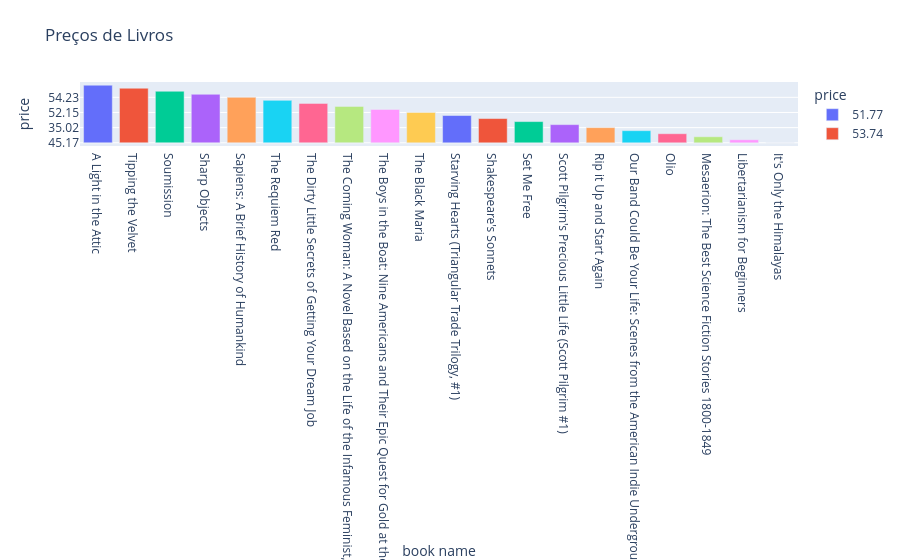

Here is the notebook cell this chart was saved with:
### Markdown cell above
### Resumo dos dados com Gráfico

### Code cell
fig = px.bar(df, x='book name', y='price', color='price', title='Preços de Livros')
fig.show()

### Figure 1 — Plotly figure (JSON) as saved in the notebook; plotly's stock layout.template omitted (floating-point values rounded to 4 significant figures)
{"data": [{"hovertemplate": "price=%{y}<br>book name=%{x}<extra></extra>", "legendgroup": "51.77", "marker": {"color": "#636efa", "pattern": {"shape": ""}}, "name": "51.77", "orientation": "v", "showlegend": true, "textposition": "auto", "type": "bar", "x": ["A Light in the Attic"], "xaxis": "x", "y": ["51.77"], "yaxis": "y"}, {"hovertemplate": "price=%{y}<br>book name=%{x}<extra></extra>", "legendgroup": "53.74", "marker": {"color": "#EF553B", "pattern": {"shape": ""}}, "name": "53.74", "orientation": "v", "showlegend": true, "textposition": "auto", "type": "bar", "x": ["Tipping the Velvet"], "xaxis": "x", "y": ["53.74"], "yaxis": "y"}, {"hovertemplate": "price=%{y}<br>book name=%{x}<extra></extra>", "legendgroup": "50.10", "marker": {"color": "#00cc96", "pattern": {"shape": ""}}, "name": "50.10", "orientation": "v", "showlegend": true, "textposition": "auto", "type": "bar", "x": ["Soumission"], "xaxis": "x", "y": ["50.10"], "yaxis": "y"}, {"hovertemplate": "price=%{y}<br>book name=%{x}<extra></extra>", "legendgroup": "47.82", "marker": {"color": "#ab63fa", "pattern": {"shape": ""}}, "name": "47.82", "orientation": "v", "showlegend": true, "textposition": "auto", "type": "bar", "x": ["Sharp Objects"], "xaxis": "x", "y": ["47.82"], "yaxis": "y"}, {"hovertemplate": "price=%{y}<br>book name=%{x}<extra></extra>", "legendgroup": "54.23", "marker": {"color": "#FFA15A", "pattern": {"shape": ""}}, "name": "54.23", "orientation": "v", "showlegend": true, "textposition": "auto", "type": "bar", "x": ["Sapiens: A Brief History of Humankind"], "xaxis": "x", "y": ["54.23"], "yaxis": "y"}, {"hovertemplate": "price=%{y}<br>book name=%{x}<extra></extra>", "legendgroup": "22.65", "marker": {"color": "#19d3f3", "pattern": {"shape": ""}}, "name": "22.65", "orientation": "v", "showlegend": true, "textposition": "auto", "type": "bar", "x": ["The Requiem Red"], "xaxis": "x", "y": ["22.65"], "yaxis": "y"}, {"hovertemplate": "price=%{y}<br>book name=%{x}<extra></extra>", "legendgroup": "33.34", "marker": {"color": "#FF6692", "pattern": {"shape": ""}}, "name": "33.34", "orientation": "v", "showlegend": true, "textposition": "auto", "type": "bar", "x": ["The Dirty Little Secrets of Getting Your Dream Job"], "xaxis": "x", "y": ["33.34"], "yaxis": "y"}, {"hovertemplate": "price=%{y}<br>book name=%{x}<extra></extra>", "legendgroup": "17.93", "marker": {"color": "#B6E880", "pattern": {"shape": ""}}, "name": "17.93", "orientation": "v", "showlegend": true, "textposition": "auto", "type": "bar", "x": ["The Coming Woman: A Novel Based on the Life of the Infamous Feminist, Victoria Woodhull"], "xaxis": "x", "y": ["17.93"], "yaxis": "y"}, {"hovertemplate": "price=%{y}<br>book name=%{x}<extra></extra>", "legendgroup": "22.60", "marker": {"color": "#FF97FF", "pattern": {"shape": ""}}, "name": "22.60", "orientation": "v", "showlegend": true, "textposition": "auto", "type": "bar", "x": ["The Boys in the Boat: Nine Americans and Their Epic Quest for Gold at the 1936 Berlin Olympics"], "xaxis": "x", "y": ["22.60"], "yaxis": "y"}, {"hovertemplate": "price=%{y}<br>book name=%{x}<extra></extra>", "legendgroup": "52.15", "marker": {"color": "#FECB52", "pattern": {"shape": ""}}, "name": "52.15", "orientation": "v", "showlegend": true, "textposition": "auto", "type": "bar", "x": ["The Black Maria"], "xaxis": "x", "y": ["52.15"], "yaxis": "y"}, {"hovertemplate": "price=%{y}<br>book name=%{x}<extra></extra>", "legendgroup": "13.99", "marker": {"color": "#636efa", "pattern": {"shape": ""}}, "name": "13.99", "orientation": "v", "showlegend": true, "textposition": "auto", "type": "bar", "x": ["Starving Hearts (Triangular Trade Trilogy, #1)"], "xaxis": "x", "y": ["13.99"], "yaxis": "y"}, {"hovertemplate": "price=%{y}<br>book name=%{x}<extra></extra>", "legendgroup": "20.66", "marker": {"color": "#EF553B", "pattern": {"shape": ""}}, "name": "20.66", "orientation": "v", "showlegend": true, "textposition": "auto", "type": "bar", "x": ["Shakespeare's Sonnets"], "xaxis": "x", "y": ["20.66"], "yaxis": "y"}, {"hovertemplate": "price=%{y}<br>book name=%{x}<extra></extra>", "legendgroup": "17.46", "marker": {"color": "#00cc96", "pattern": {"shape": ""}}, "name": "17.46", "orientation": "v", "showlegend": true, "textposition": "auto", "type": "bar", "x": ["Set Me Free"], "xaxis": "x", "y": ["17.46"], "yaxis": "y"}, {"hovertemplate": "price=%{y}<br>book name=%{x}<extra></extra>", "legendgroup": "52.29", "marker": {"color": "#ab63fa", "pattern": {"shape": ""}}, "name": "52.29", "orientation": "v", "showlegend": true, "textposition": "auto", "type": "bar", "x": ["Scott Pilgrim's Precious Little Life (Scott Pilgrim #1)"], "xaxis": "x", "y": ["52.29"], "yaxis": "y"}, {"hovertemplate": "price=%{y}<br>book name=%{x}<extra></extra>", "legendgroup": "35.02", "marker": {"color": "#FFA15A", "pattern": {"shape": ""}}, "name": "35.02", "orientation": "v", "showlegend": true, "textposition": "auto", "type": "bar", "x": ["Rip it Up and Start Again"], "xaxis": "x", "y": ["35.02"], "yaxis": "y"}, {"hovertemplate": "price=%{y}<br>book name=%{x}<extra></extra>", "legendgroup": "57.25", "marker": {"color": "#19d3f3", "pattern": {"shape": ""}}, "name": "57.25", "orientation": "v", "showlegend": true, "textposition": "auto", "type": "bar", "x": ["Our Band Could Be Your Life: Scenes from the American Indie Underground, 1981-1991"], "xaxis": "x", "y": ["57.25"], "yaxis": "y"}, {"hovertemplate": "price=%{y}<br>book name=%{x}<extra></extra>", "legendgroup": "23.88", "marker": {"color": "#FF6692", "pattern": {"shape": ""}}, "name": "23.88", "orientation": "v", "showlegend": true, "textposition": "auto", "type": "bar", "x": ["Olio"], "xaxis": "x", "y": ["23.88"], "yaxis": "y"}, {"hovertemplate": "price=%{y}<br>book name=%{x}<extra></extra>", "legendgroup": "37.59", "marker": {"color": "#B6E880", "pattern": {"shape": ""}}, "name": "37.59", "orientation": "v", "showlegend": true, "textposition": "auto", "type": "bar", "x": ["Mesaerion: The Best Science Fiction Stories 1800-1849"], "xaxis": "x", "y": ["37.59"], "yaxis": "y"}, {"hovertemplate": "price=%{y}<br>book name=%{x}<extra></extra>", "legendgroup": "51.33", "marker": {"color": "#FF97FF", "pattern": {"shape": ""}}, "name": "51.33", "orientation": "v", "showlegend": true, "textposition": "auto", "type": "bar", "x": ["Libertarianism for Beginners"], "xaxis": "x", "y": ["51.33"], "yaxis": "y"}, {"hovertemplate": "price=%{y}<br>book name=%{x}<extra></extra>", "legendgroup": "45.17", "marker": {"color": "#FECB52", "pattern": {"shape": ""}}, "name": "45.17", "orientation": "v", "showlegend": true, "textposition": "auto", "type": "bar", "x": ["It's Only the Himalayas"], "xaxis": "x", "y": ["45.17"], "yaxis": "y"}], "layout": {"barmode": "relative", "legend": {"title": {"text": "price"}, "tracegroupgap": 0}, "title": {"text": "Preços de Livros"}, "xaxis": {"anchor": "y", "domain": [0, 1], "title": {"text": "book name"}}, "yaxis": {"anchor": "x", "categoryarray": ["45.17", "51.33", "37.59", "23.88", "57.25", "35.02", "52.29", "17.46", "20.66", "13.99", "52.15", "22.60", "17.93", "33.34", "22.65", "54.23", "47.82", "50.10", "53.74", "51.77"], "categoryorder": "array", "domain": [0, 1], "title": {"text": "price"}}}}
